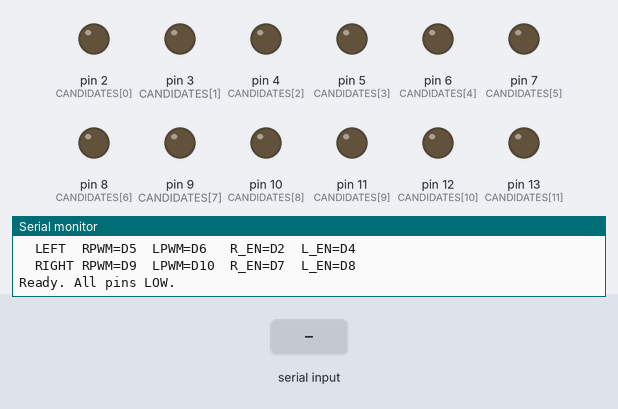
Bench run of a sketch on a simulated Arduino Uno, built with avr-gcc and run on an emulated ATmega328P. Parts: output pins drawn as LEDs (lit = HIGH), the last lines printed to the serial monitor. The inputs (shaded band) are chosen by the test bench.

Above: at 1.2 s.
1.3 s: "walk\n" received over Serial
At 2.0 s:
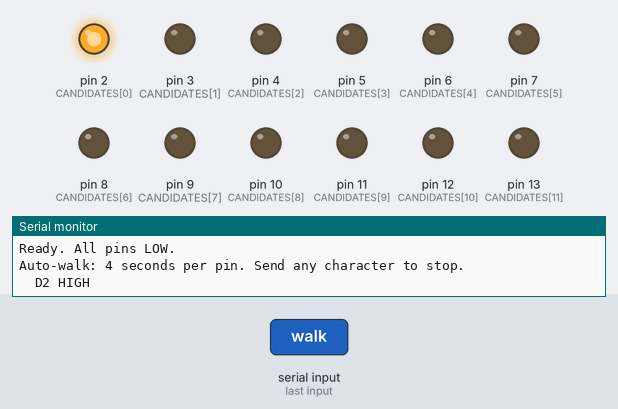
2.8 s: "?\n" received over Serial
At 3.2 s:
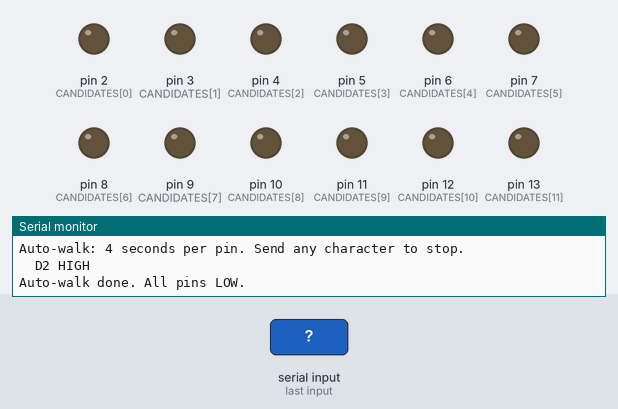
4.3 s: "5\n" received over Serial
At 5.7 s:
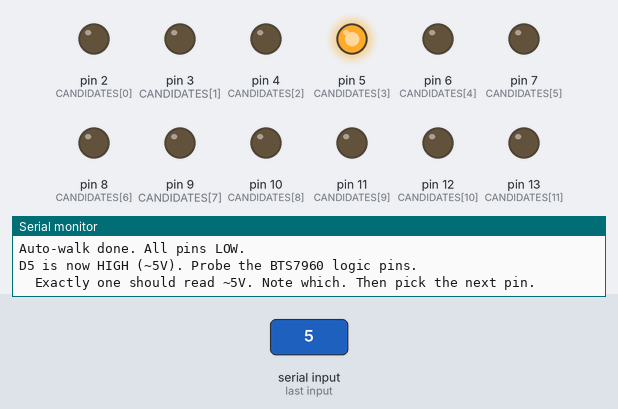
Timing chart, 0 to 7.3 s (numbered marks = the images above; inputs shaded):
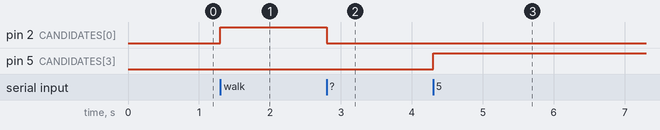

The sketch:

pin_walk.ino
```cpp
/*
 * pin_walk.ino
 *
 * Harness check. Drives one Arduino pin HIGH at a time so you can find which
 * BTS7960 logic pin it is wired to. Does not run the motors on purpose.
 *
 * Disconnect the LiPo first. With battery power on the drivers, driving an
 * enable and a PWM pin HIGH runs a motor at full throttle.
 *
 * Use:
 *   1. Upload, open a serial monitor at 115200.
 *   2. Multimeter on DC volts, black probe on Arduino GND.
 *   3. Type a pin number. Probe the 8 logic pins on the drivers; one reads ~5 V.
 *
 * Expected map (boat_motor_controller.ino):
 *   Left   RPWM D5  LPWM D6   R_EN D2  L_EN D4
 *   Right  RPWM D9  LPWM D10  R_EN D7  L_EN D8
 * If the harness disagrees, rewire to match the firmware.
 *
 * Commands:  <number> drive that pin HIGH   0 all LOW   walk auto-cycle 4 s each   ? help
 */

// Wider than the firmware map so miswired pins still show up.
const uint8_t CANDIDATES[] = {2, 3, 4, 5, 6, 7, 8, 9, 10, 11, 12, 13};
const uint8_t N_CANDIDATES = sizeof(CANDIDATES) / sizeof(CANDIDATES[0]);

const long SERIAL_BAUD = 115200;

String inBuf = "";
int heldPin = -1;

void allLow() {
  for (uint8_t i = 0; i < N_CANDIDATES; i++) {
    pinMode(CANDIDATES[i], OUTPUT);
    digitalWrite(CANDIDATES[i], LOW);
  }
  heldPin = -1;
}

bool isCandidate(int pin) {
  for (uint8_t i = 0; i < N_CANDIDATES; i++) {
    if (CANDIDATES[i] == pin) return true;
  }
  return false;
}

void drive(int pin) {
  allLow();
  if (pin < 0) {
    Serial.println(F("ALL PINS LOW - safe state"));
    return;
  }
  if (!isCandidate(pin)) {
    Serial.print(F("D"));
    Serial.print(pin);
    Serial.println(F(" is not in the candidate list. Type ? for the list."));
    return;
  }
  digitalWrite(pin, HIGH);
  heldPin = pin;
  Serial.print(F("D"));
  Serial.print(pin);
  Serial.println(F(" is now HIGH (~5V). Probe the BTS7960 logic pins."));
  Serial.println(F("  Exactly one should read ~5V. Note which. Then pick the next pin."));
}

void printHelp() {
  Serial.println();
  Serial.println(F("=== pin_walk: harness verification ==="));
  Serial.println(F("LiPo MUST be disconnected. This drives enables and PWM pins HIGH."));
  Serial.println();
  Serial.println(F("Black multimeter probe on Arduino GND, red probe on each BTS7960 logic pin."));
  Serial.println();
  Serial.print(F("Candidate pins: "));
  for (uint8_t i = 0; i < N_CANDIDATES; i++) {
    Serial.print(F("D"));
    Serial.print(CANDIDATES[i]);
    if (i < N_CANDIDATES - 1) Serial.print(F(", "));
  }
  Serial.println();
  Serial.println();
  Serial.println(F("Commands:  <number> = drive that pin HIGH"));
  Serial.println(F("           0        = all LOW (safe)"));
  Serial.println(F("           walk     = auto-cycle, 4s per pin"));
  Serial.println(F("           ?        = this help"));
  Serial.println();
  Serial.println(F("What the firmware expects, for comparison:"));
  Serial.println(F("  LEFT  RPWM=D5  LPWM=D6   R_EN=D2  L_EN=D4"));
  Serial.println(F("  RIGHT RPWM=D9  LPWM=D10  R_EN=D7  L_EN=D8"));
  Serial.println();
}

void autoWalk() {
  Serial.println(F("Auto-walk: 4 seconds per pin. Send any character to stop."));
  for (uint8_t i = 0; i < N_CANDIDATES; i++) {
    if (Serial.available()) {
      while (Serial.available()) Serial.read();
      break;
    }
    allLow();
    digitalWrite(CANDIDATES[i], HIGH);
    Serial.print(F("  D"));
    Serial.print(CANDIDATES[i]);
    Serial.println(F(" HIGH"));
    unsigned long start = millis();
    while (millis() - start < 4000) {
      if (Serial.available()) break;
      delay(20);
    }
  }
  allLow();
  Serial.println(F("Auto-walk done. All pins LOW."));
}

void setup() {
  allLow();

  Serial.begin(SERIAL_BAUD);
  unsigned long t0 = millis();
  while (!Serial && millis() - t0 < 3000) { ; }

  printHelp();
  Serial.println(F("Ready. All pins LOW."));
}

void loop() {
  while (Serial.available()) {
    char c = (char)Serial.read();
    if (c == '\n' || c == '\r') {
      inBuf.trim();
      if (inBuf.length() > 0) {
        if (inBuf == "?") {
          printHelp();
        } else if (inBuf == "walk") {
          autoWalk();
        } else if (inBuf == "0") {
          drive(-1);
        } else {
          drive(inBuf.toInt());
        }
      }
      inBuf = "";
    } else if (inBuf.length() < 16) {
      inBuf += c;
    }
  }
}
```

Measured:
- after the input at 1.3 s, pin 2 (CANDIDATES[0]): LOW → HIGH at once
- after the input at 2.8 s, pin 2 (CANDIDATES[0]): HIGH → LOW at once
- after the input at 4.3 s, pin 5 (CANDIDATES[3]): LOW → HIGH at once
